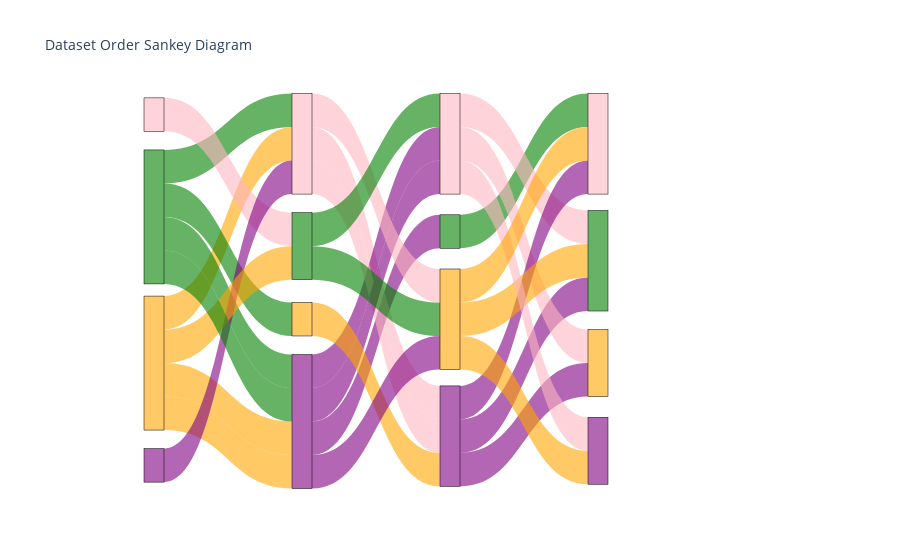

This figure's notebook cell:
### Code cell
import pandas as pd
import plotly.graph_objects as go

# Define the dataset sequences
# Data provided
data = [
    ['dataset3', 'datase4', 'datas2', 'data1'],
    ['dataset2', 'datase1', 'datas4', 'data3'],
    ['dataset3', 'datase4', 'datas1', 'data2'],
    ['dataset3', 'datase1', 'datas4', 'data2'],
    ['dataset2', 'datase4', 'datas1', 'data3'],
    ['dataset2', 'datase3', 'datas4', 'data1'],
    ['dataset1', 'datase2', 'datas3', 'data4'],
    ['dataset4', 'datase1', 'datas3', 'data2'],
    ['dataset3', 'datase2', 'datas1', 'data4'],
    ['dataset2', 'datase4', 'datas3', 'data1']
]

# Create a DataFrame
df = pd.DataFrame(data, columns=['level_1', 'level_2', 'level_3', 'level_4'])

# Generate a list of all unique labels
labels = pd.unique(df.values.ravel('K')).tolist()

# Create mappings from labels to indices
label_indices = {label: i for i, label in enumerate(labels)}

# Define colors for each dataset
color_mapping = {
    'dataset1': 'rgba(255, 182, 193, 0.6)',  # Lightpink
    'dataset2': 'rgba(0, 128, 0, 0.6)',      # Green
    'dataset3': 'rgba(255, 165, 0, 0.6)',    # Orange
    'dataset4': 'rgba(128, 0, 128, 0.6)',    # Purple
    'datase1': 'rgba(255, 182, 193, 0.6)',   # Lightpink
    'datase2': 'rgba(0, 128, 0, 0.6)',       # Green
    'datase3': 'rgba(255, 165, 0, 0.6)',     # Orange
    'datase4': 'rgba(128, 0, 128, 0.6)',     # Purple
    'datas1': 'rgba(255, 182, 193, 0.6)',    # Lightpink
    'datas2': 'rgba(0, 128, 0, 0.6)',        # Green
    'datas3': 'rgba(255, 165, 0, 0.6)',      # Orange
    'datas4': 'rgba(128, 0, 128, 0.6)',      # Purple
    'data1': 'rgba(255, 182, 193, 0.6)',     # Lightpink
    'data2': 'rgba(0, 128, 0, 0.6)',         # Green
    'data3': 'rgba(255, 165, 0, 0.6)',       # Orange
    'data4': 'rgba(128, 0, 128, 0.6)'        # Purple
}

# Initialize lists for the source, target, values, and colors
source = []
target = []
value = []
link_colors = []

# Define x and y positions for nodes
x_positions = [0.1, 0.3, 0.5, 0.7]
y_positions1 = [0.5/13, 4/13, 9/13, 12.5/13]
y_positions2 = [1.5/13, 5/13, 7.5/13, 11/13]
y_positions3 = [1.5/13, 4.5/13, 7.5/13, 11.5/13]
y_positions4 = [1.5/13, 5.5/13, 9/13, 12/13]

# Define positions for each label
node_positions = {
    'dataset1': [x_positions[0], y_positions1[0]],
    'dataset2': [x_positions[0], y_positions1[1]],
    'dataset3': [x_positions[0], y_positions1[2]],
    'dataset4': [x_positions[0], y_positions1[3]],
    'datase1': [x_positions[1], y_positions2[0]],
    'datase2': [x_positions[1], y_positions2[1]],
    'datase3': [x_positions[1], y_positions2[2]],
    'datase4': [x_positions[1], y_positions2[3]],
    'datas1': [x_positions[2], y_positions3[0]],
    'datas2': [x_positions[2], y_positions3[1]],
    'datas3': [x_positions[2], y_positions3[2]],
    'datas4': [x_positions[2], y_positions3[3]],
    'data1': [x_positions[3], y_positions4[0]],
    'data2': [x_positions[3], y_positions4[1]],
    'data3': [x_positions[3], y_positions4[2]],
    'data4': [x_positions[3], y_positions4[3]]
}

# Populate the source, target, value lists and assign link colors based on the first dataset in the sequence
for i in range(len(df)):
    for j in range(len(df.columns) - 1):
        source.append(label_indices[df.iloc[i, j]])
        target.append(label_indices[df.iloc[i, j + 1]])
        value.append(1)
        link_colors.append(color_mapping[df.iloc[i, j]])

# Prepare the x and y positions for nodes
x_coords = []
y_coords = []
node_colors = []
for label in labels:
    x, y = node_positions[label]
    x_coords.append(x)
    y_coords.append(y)
    node_colors.append(color_mapping[label])

# Create the Sankey diagram
fig = go.Figure(data=[go.Sankey(
    node=dict(
        pad=15,
        thickness=20,
        line=dict(color="black", width=0.5),
        label=['' for _ in labels],  # Empty labels
        x=x_coords,
        y=y_coords,
        color=node_colors
    ),
    link=dict(
        source=source,
        target=target,
        value=value,
        color=link_colors
    )
)])

fig.update_layout(title_text='Dataset Order Sankey Diagram', font_size=10)
fig.show()

### Figure 1 — Plotly figure (JSON) as saved in the notebook; plotly's stock layout.template omitted (floating-point values rounded to 4 significant figures)
{"data": [{"link": {"color": ["rgba(255, 165, 0, 0.6)", "rgba(128, 0, 128, 0.6)", "rgba(0, 128, 0, 0.6)", "rgba(0, 128, 0, 0.6)", "rgba(255, 182, 193, 0.6)", "rgba(128, 0, 128, 0.6)", "rgba(255, 165, 0, 0.6)", "rgba(128, 0, 128, 0.6)", "rgba(255, 182, 193, 0.6)", "rgba(255, 165, 0, 0.6)", "rgba(255, 182, 193, 0.6)", "rgba(128, 0, 128, 0.6)", "rgba(0, 128, 0, 0.6)", "rgba(128, 0, 128, 0.6)", "rgba(255, 182, 193, 0.6)", "rgba(0, 128, 0, 0.6)", "rgba(255, 165, 0, 0.6)", "rgba(128, 0, 128, 0.6)", "rgba(255, 182, 193, 0.6)", "rgba(0, 128, 0, 0.6)", "rgba(255, 165, 0, 0.6)", "rgba(128, 0, 128, 0.6)", "rgba(255, 182, 193, 0.6)", "rgba(255, 165, 0, 0.6)", "rgba(255, 165, 0, 0.6)", "rgba(0, 128, 0, 0.6)", "rgba(255, 182, 193, 0.6)", "rgba(0, 128, 0, 0.6)", "rgba(128, 0, 128, 0.6)", "rgba(255, 165, 0, 0.6)"], "source": [0, 4, 8, 1, 5, 9, 0, 4, 10, 0, 5, 9, 1, 4, 10, 1, 6, 9, 2, 7, 11, 3, 5, 11, 0, 7, 10, 1, 4, 11], "target": [4, 8, 12, 5, 9, 13, 4, 10, 14, 5, 9, 14, 4, 10, 13, 6, 9, 12, 7, 11, 15, 5, 11, 14, 7, 10, 15, 4, 11, 12], "value": [1, 1, 1, 1, 1, 1, 1, 1, 1, 1, 1, 1, 1, 1, 1, 1, 1, 1, 1, 1, 1, 1, 1, 1, 1, 1, 1, 1, 1, 1]}, "node": {"color": ["rgba(255, 165, 0, 0.6)", "rgba(0, 128, 0, 0.6)", "rgba(255, 182, 193, 0.6)", "rgba(128, 0, 128, 0.6)", "rgba(128, 0, 128, 0.6)", "rgba(255, 182, 193, 0.6)", "rgba(255, 165, 0, 0.6)", "rgba(0, 128, 0, 0.6)", "rgba(0, 128, 0, 0.6)", "rgba(128, 0, 128, 0.6)", "rgba(255, 182, 193, 0.6)", "rgba(255, 165, 0, 0.6)", "rgba(255, 182, 193, 0.6)", "rgba(255, 165, 0, 0.6)", "rgba(0, 128, 0, 0.6)", "rgba(128, 0, 128, 0.6)"], "label": ["", "", "", "", "", "", "", "", "", "", "", "", "", "", "", ""], "line": {"color": "black", "width": 0.5}, "pad": 15, "thickness": 20, "x": [0.1, 0.1, 0.1, 0.1, 0.3, 0.3, 0.3, 0.3, 0.5, 0.5, 0.5, 0.5, 0.7, 0.7, 0.7, 0.7], "y": [0.6923, 0.3077, 0.03846, 0.9615, 0.8462, 0.1154, 0.5769, 0.3846, 0.3462, 0.8846, 0.1154, 0.5769, 0.1154, 0.6923, 0.4231, 0.9231]}, "type": "sankey"}], "layout": {"font": {"size": 10}, "title": {"text": "Dataset Order Sankey Diagram"}}}
